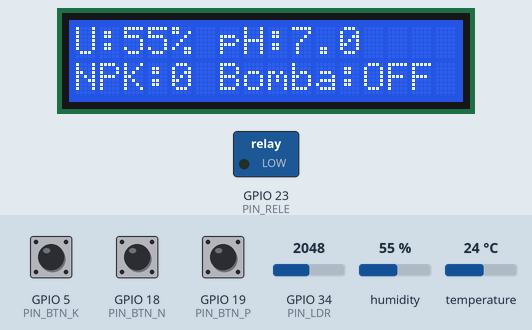
Bench run of a sketch on a simulated ESP32. On the bench: 16×2 character LCD, switched loads named in the sketch (green lamp = pin HIGH). Inputs (shaded band) come from the test bench; at power-on: humidity 55 %, GPIO 5 (PIN_BTN_K) HIGH, GPIO 34 (PIN_LDR) = 2048, GPIO 18 (PIN_BTN_N) HIGH, GPIO 19 (PIN_BTN_P) HIGH, temperature 24 °C. What the sketch prints to the serial monitor is not drawn.

Above: at 2.8 s.
2.9 s: humidity set to 22 %
At 7.2 s:
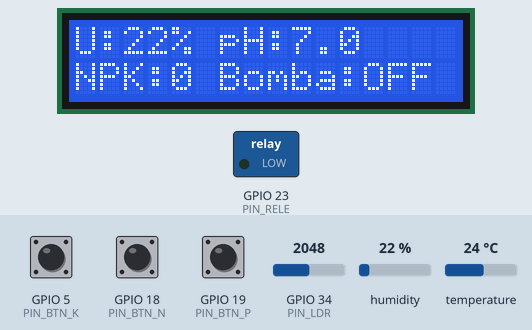
7.5 s: GPIO 5 (PIN_BTN_K) pulled LOW for 1 s
At 8.7 s:
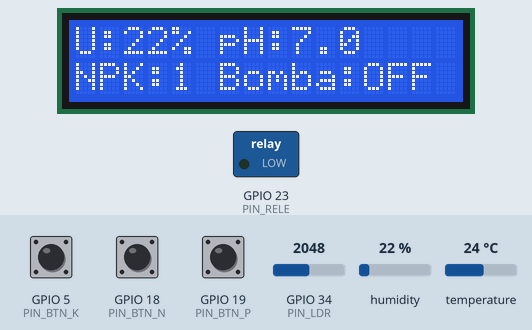
11.5 s: GPIO 34 (PIN_LDR) set to 2866
At 12.9 s:
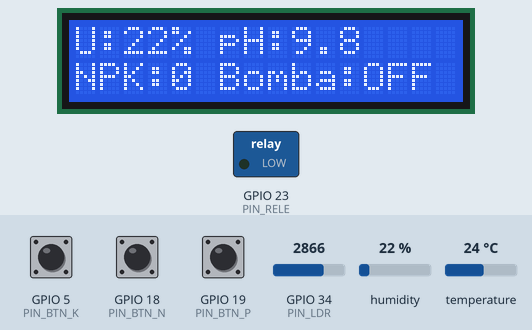
13.5 s: GPIO 18 (PIN_BTN_N) pulled LOW for 1 s
At 14.6 s:
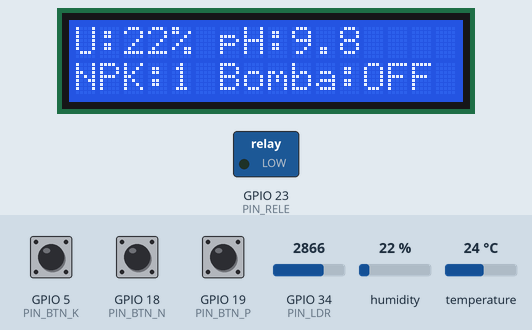
17.5 s: humidity set to 40 %
At 18.9 s:
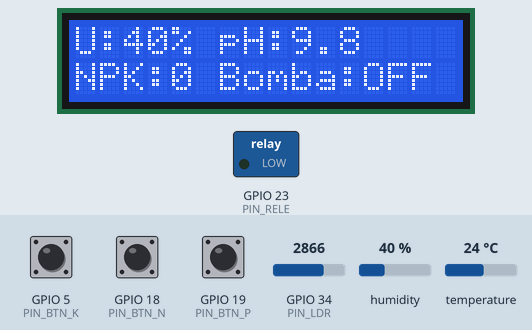
19.5 s: GPIO 19 (PIN_BTN_P) pulled LOW for 1 s
At 21.4 s:
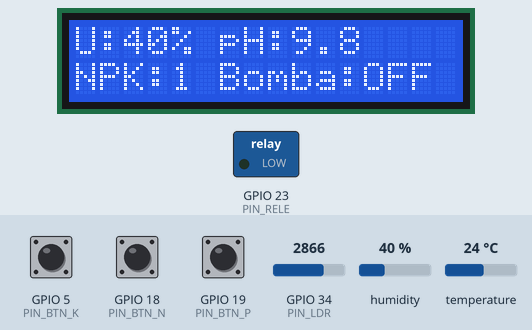
Timing chart, 0 to 22.9 s (numbered marks = the images above; inputs shaded):
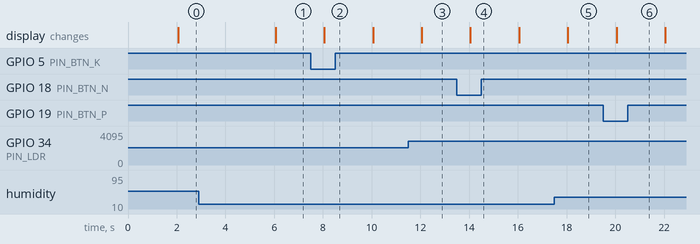

Measured:
- after the input at 2.9 s, the display: changes after 3.2 s (image 1)
- after the input at 7.5 s, the display: changes after 0.55 s (image 2)
- after the input at 11.5 s, the display: changes after 0.55 s (image 3)
- after the input at 13.5 s, the display: changes after 0.55 s (image 4)
- after the input at 17.5 s, the display: changes after 0.56 s (image 5)
- after the input at 19.5 s, the display: changes after 0.55 s (image 6)

The sketch:

sketch.ino
```cpp
/*
 * ============================================================================
 *  FarmTech Solutions - Fase 2
 *  Sistema de Irrigacao Inteligente (ESP32 / Wokwi)
 * ----------------------------------------------------------------------------
 *  Cultura alvo: CAFE (Coffea arabica)
 *
 *  Sensores (substituicoes didaticas pedidas no enunciado):
 *    - 3 botoes verdes  -> niveis de Nitrogenio (N), Fosforo (P), Potassio (K)
 *                          Leitura "tudo ou nada" (pressionado = presente).
 *    - LDR (fotoresistor) -> representa o pH do solo (0 a 14).
 *    - DHT22              -> representa a umidade do SOLO (%).
 *    - Rele azul          -> bomba d'agua da irrigacao.
 *    - LCD I2C 16x2       -> painel de status em tempo real.
 *
 *  As mensagens do Serial sao escritas SEM acentos de proposito, para
 *  evitar problemas de codificacao em diferentes terminais.
 * ============================================================================
 */

#include <DHT.h>
#include <Wire.h>
#include <LiquidCrystal_I2C.h>

// ----------------------------- Pinagem -------------------------------------
#define PIN_BTN_N   18   // Botao Nitrogenio
#define PIN_BTN_P   19   // Botao Fosforo
#define PIN_BTN_K    5   // Botao Potassio
#define PIN_LDR     34   // LDR (pH)  - ADC1_CH6 (entrada analogica)
#define PIN_DHT     15   // DHT22 (umidade do solo)
#define PIN_RELE    23   // Rele (bomba d'agua)
// LCD I2C usa SDA=21 e SCL=22 (padrao do ESP32)

#define DHTTYPE DHT22
DHT dht(PIN_DHT, DHTTYPE);
LiquidCrystal_I2C lcd(0x27, 16, 2);

// ------------------------- Parametros da cultura (CAFE) --------------------
// Faixas agronomicas de referencia para o cafe (documentadas no README):
const float PH_MIN      = 5.0;   // cafe gosta de solo levemente acido
const float PH_MAX      = 6.5;
const float UMID_SECO   = 40.0;  // abaixo disso: solo seco -> considerar irrigar
const float UMID_UMIDO  = 60.0;  // acima disso: solo ok -> desligar bomba
// Histerese entre 40% e 60% evita o rele ficar ligando/desligando sem parar.

// ------------------------- Estado global -----------------------------------
bool  bombaLigada     = false;   // estado atual da bomba (histerese)
bool  chuvaPrevista   = false;   // alimentado pelo "Ir Alem 1" (Python/Serial)
unsigned long ultimaLeitura = 0;
const unsigned long INTERVALO = 2000; // ms entre leituras

// ---------------------------------------------------------------------------
void setup() {
  Serial.begin(115200);

  pinMode(PIN_BTN_N, INPUT_PULLUP);
  pinMode(PIN_BTN_P, INPUT_PULLUP);
  pinMode(PIN_BTN_K, INPUT_PULLUP);
  pinMode(PIN_RELE, OUTPUT);
  digitalWrite(PIN_RELE, LOW);

  dht.begin();

  Wire.begin(21, 22);
  lcd.init();
  lcd.backlight();
  lcd.setCursor(0, 0);
  lcd.print("FarmTech Fase 2");
  lcd.setCursor(0, 1);
  lcd.print("Irrigacao CAFE");

  Serial.println(F("=============================================="));
  Serial.println(F("FarmTech Solutions - Fase 2 - Irrigacao CAFE"));
  Serial.println(F("Serial: envie 'C' = chuva prevista | 'S' = sem chuva"));
  Serial.println(F("=============================================="));
  delay(1500);
}

// ---------------------------------------------------------------------------
// Le o LDR e converte para uma escala de pH (0 a 14).
float lerPH() {
  int bruto = analogRead(PIN_LDR);           // 0 .. 4095 no ESP32
  float ph = (bruto / 4095.0) * 14.0;        // mapeia para 0 .. 14
  return ph;
}

// Le comandos de chuva enviados pelo Monitor Serial (Ir Alem 1).
void lerSerial() {
  while (Serial.available() > 0) {
    char c = Serial.read();
    if (c == 'C' || c == 'c') {
      chuvaPrevista = true;
      Serial.println(F(">> Previsao: CHUVA. Irrigacao suspensa para economizar agua."));
    } else if (c == 'S' || c == 's') {
      chuvaPrevista = false;
      Serial.println(F(">> Previsao: SEM chuva. Irrigacao liberada pela logica normal."));
    }
  }
}

// ---------------------------------------------------------------------------
// Nucleo da decisao de irrigacao (logica do grupo, documentada no README).
//  Entradas: umidade do solo, pH, contagem de NPK e previsao de chuva.
bool decidirBomba(float umidade, float ph, int npk) {
  bool phOk = (ph >= PH_MIN && ph <= PH_MAX);

  // Cafe bem nutrido (N, P e K presentes) consome mais agua: antecipa a rega.
  float limiarSeco = (npk == 3) ? 45.0 : UMID_SECO;

  // 1) Chuva prevista vence tudo: nao irriga.
  if (chuvaPrevista) return false;

  // 2) Solo ja umido: desliga.
  if (umidade >= UMID_UMIDO) return false;

  // 3) Solo seco: so irriga se o pH estiver na faixa do cafe.
  if (umidade < limiarSeco) {
    return phOk;   // pH fora da faixa -> nao adianta regar, corrigir pH antes
  }

  // 4) Zona morta (entre limiarSeco e UMID_UMIDO): mantem o estado atual.
  return bombaLigada;
}

// ---------------------------------------------------------------------------
void loop() {
  lerSerial();

  if (millis() - ultimaLeitura < INTERVALO) return;
  ultimaLeitura = millis();

  // --- Leitura dos nutrientes (INPUT_PULLUP: pressionado = LOW = presente) ---
  bool n = (digitalRead(PIN_BTN_N) == LOW);
  bool p = (digitalRead(PIN_BTN_P) == LOW);
  bool k = (digitalRead(PIN_BTN_K) == LOW);
  int  npk = (n ? 1 : 0) + (p ? 1 : 0) + (k ? 1 : 0);

  // --- Leitura do pH (LDR) e da umidade do solo (DHT22) ---
  float ph = lerPH();
  float umidade = dht.readHumidity();
  if (isnan(umidade)) umidade = 0.0;   // seguranca se o DHT falhar

  // --- Decisao ---
  bombaLigada = decidirBomba(umidade, ph, npk);
  digitalWrite(PIN_RELE, bombaLigada ? HIGH : LOW);

  bool phOk = (ph >= PH_MIN && ph <= PH_MAX);

  // --- Saida no Monitor Serial ---
  Serial.println(F("----------------------------------------------"));
  Serial.printf("NPK  -> N:%s  P:%s  K:%s  (%d/3)\n",
                n ? "SIM" : "nao", p ? "SIM" : "nao", k ? "SIM" : "nao", npk);
  Serial.printf("pH (LDR)     : %.1f  [%s]\n", ph, phOk ? "OK" : "FORA DA FAIXA");
  Serial.printf("Umidade solo : %.1f %%\n", umidade);
  Serial.printf("Chuva prev.  : %s\n", chuvaPrevista ? "SIM" : "nao");
  Serial.printf("BOMBA        : %s\n", bombaLigada ? ">>> LIGADA <<<" : "desligada");
  if (npk < 2)  Serial.println(F("ALERTA: nutrientes insuficientes - aplicar adubacao NPK."));
  if (!phOk)    Serial.println(F("ALERTA: pH fora da faixa ideal do cafe (5.0 a 6.5)."));

  // --- Painel no LCD ---
  lcd.clear();
  lcd.setCursor(0, 0);
  lcd.printf("U:%2.0f%% pH:%.1f", umidade, ph);
  lcd.setCursor(0, 1);
  lcd.printf("NPK:%d Bomba:%s", npk, bombaLigada ? "ON" : "OFF");  // max 16 colunas
}
```
